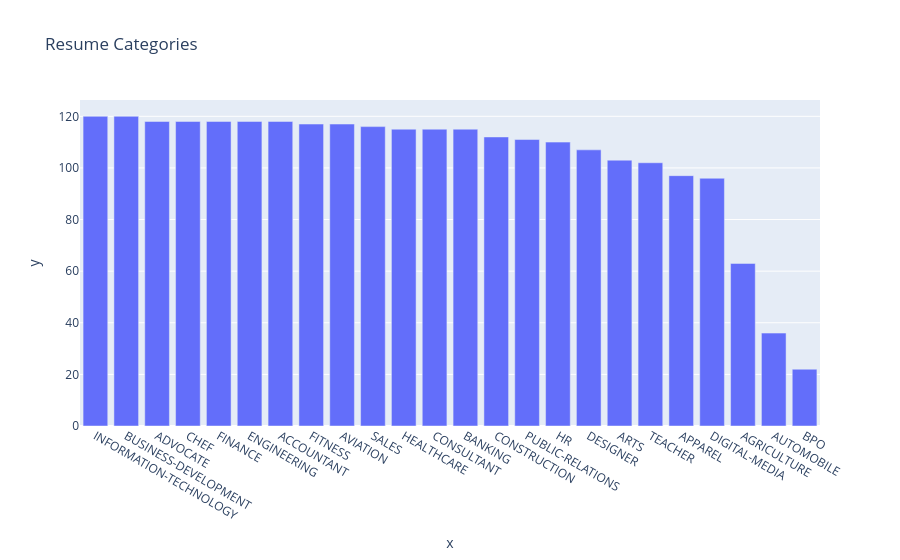

Source (notebook cell):
### Code cell
fig = px.bar(
    category_counts,
    x=category_counts.index,
    y=category_counts.values,
    title="Resume Categories"
)

fig.show()

### Figure 1 — Plotly figure (JSON) as saved in the notebook; plotly's stock layout.template omitted (floating-point values rounded to 4 significant figures)
{"data": [{"hovertemplate": "x=%{x}<br>y=%{y}<extra></extra>", "legendgroup": "", "marker": {"color": "#636efa", "pattern": {"shape": ""}}, "name": "", "orientation": "v", "showlegend": false, "textposition": "auto", "type": "bar", "x": ["INFORMATION-TECHNOLOGY", "BUSINESS-DEVELOPMENT", "ADVOCATE", "CHEF", "FINANCE", "ENGINEERING", "ACCOUNTANT", "FITNESS", "AVIATION", "SALES", "HEALTHCARE", "CONSULTANT", "BANKING", "CONSTRUCTION", "PUBLIC-RELATIONS", "HR", "DESIGNER", "ARTS", "TEACHER", "APPAREL", "DIGITAL-MEDIA", "AGRICULTURE", "AUTOMOBILE", "BPO"], "xaxis": "x", "y": [120, 120, 118, 118, 118, 118, 118, 117, 117, 116, 115, 115, 115, 112, 111, 110, 107, 103, 102, 97, 96, 63, 36, 22], "yaxis": "y"}], "layout": {"barmode": "relative", "legend": {"tracegroupgap": 0}, "title": {"text": "Resume Categories"}, "xaxis": {"anchor": "y", "domain": [0, 1], "title": {"text": "x"}}, "yaxis": {"anchor": "x", "domain": [0, 1], "title": {"text": "y"}}}}
